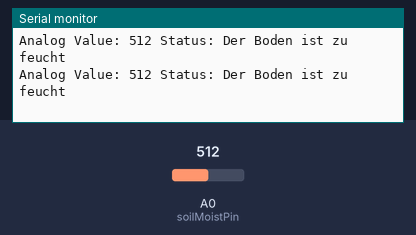
The sketch below on a simulated Arduino Uno, built with avr-gcc and run on an emulated ATmega328P. Shown: the last lines printed to the serial monitor. The inputs (shaded band) are chosen by the test bench; at power-on: A0 (soilMoistPin) = 512.

Above: at 7.8 s.
7.9 s: A0 (soilMoistPin) set to 260
At 9.3 s:
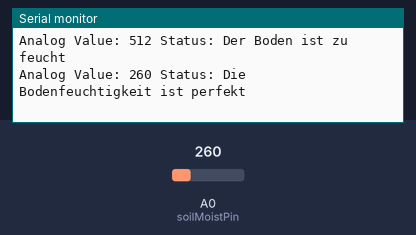
10.7 s: A0 (soilMoistPin) set to 243
At 13.8 s:
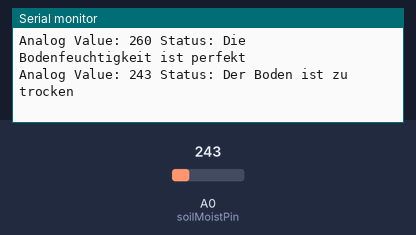

Measured:
- the behaviour switches between 250 and 249 on A0 (soilMoistPin) (found by bisection; images 1 and 2)
- after the input at 7.9 s, the serial monitor: prints a new line after 0.60 s (image 1)
- after the input at 10.7 s, the serial monitor: prints a new line after 2.0 s (image 2)

The sketch:

Bodenfeuchtesensor_resistive.ino
```cpp
/*
Project:  resistiv soil moist Sensor
Author:   Thomas Edlinger for www.edistechlab.com
Date:     Created 08.05.2021
Version:  V1.0
IDE:      Arduino IDE 1.8.13
 
Required Board (Tools -> Board -> Boards Manager...)
 - Board: esp8266 by ESP8266 Community   V2.7.4
 - Board: esp32   by Espressif Systems   V1.0.4

Wirering for the Module:
Modul       ESP32       ESP8266     UNO         Mega
VCC         D4/4        D2/4        4           4
GND         GND         GND         GND         GND
AO          VP/A0/36    A0          A0          A0
*/

const int soilMoistPin = A0;
const int sensorPowerPin = 4;
const int soilMoistLevelLow = 250;    //Dieser Wert soll von euch entsprechend angepasst werden
const int soilMoistLevelHigh = 400;   //Dieser Wert soll von euch entsprechend angepasst werden

void setup() {
  Serial.begin(115200);
  pinMode(soilMoistPin, INPUT);
  pinMode(sensorPowerPin, OUTPUT);
}

void loop() {
  digitalWrite(sensorPowerPin, HIGH); // Schaltet den Strom für den Sensor ein
  delay(100);
  int soilMoist = analogRead(soilMoistPin);

  Serial.print("Analog Value: ");
  Serial.print(soilMoist);
    // Auswertung der Bodenfeuchtigkeit
  if (soilMoist > soilMoistLevelHigh) {
    Serial.println(" Status: Der Boden ist zu feucht");
  } else if (soilMoist >= soilMoistLevelLow && soilMoist < soilMoistLevelHigh) {
    Serial.println(" Status: Die Bodenfeuchtigkeit ist perfekt");
  } else {
    Serial.println(" Status: Der Boden ist zu trocken");
  }

  digitalWrite(sensorPowerPin, LOW);  // Schaltet den Strom für den Sensor aus
  delay(2000);
}
```
